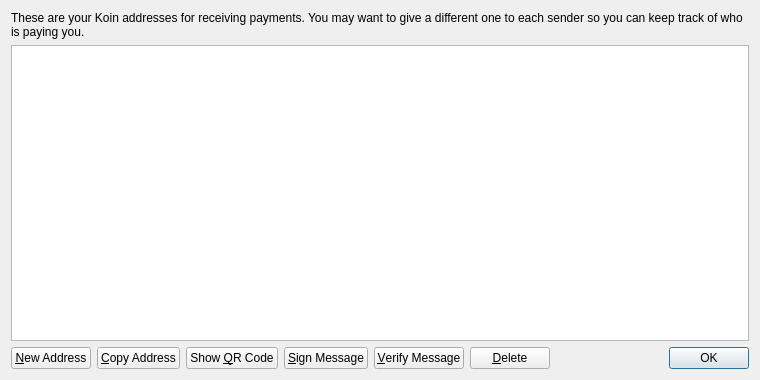
<?xml version="1.0" encoding="UTF-8"?>
<ui version="4.0">
 <class>AddressBookPage</class>
 <widget class="QWidget" name="AddressBookPage">
  <property name="geometry">
   <rect>
    <x>0</x>
    <y>0</y>
    <width>760</width>
    <height>380</height>
   </rect>
  </property>
  <property name="windowTitle">
   <string>Address Book</string>
  </property>
  <layout class="QVBoxLayout" name="verticalLayout">
   <item>
    <widget class="QLabel" name="labelExplanation">
     <property name="text">
      <string>These are your Koin addresses for receiving payments. You may want to give a different one to each sender so you can keep track of who is paying you.</string>
     </property>
     <property name="textFormat">
      <enum>Qt::PlainText</enum>
     </property>
     <property name="wordWrap">
      <bool>true</bool>
     </property>
    </widget>
   </item>
   <item>
    <widget class="QTableView" name="tableView">
     <property name="contextMenuPolicy">
      <enum>Qt::CustomContextMenu</enum>
     </property>
     <property name="toolTip">
      <string>Double-click to edit address or label</string>
     </property>
     <property name="tabKeyNavigation">
      <bool>false</bool>
     </property>
     <property name="alternatingRowColors">
      <bool>true</bool>
     </property>
     <property name="selectionMode">
      <enum>QAbstractItemView::SingleSelection</enum>
     </property>
     <property name="selectionBehavior">
      <enum>QAbstractItemView::SelectRows</enum>
     </property>
     <property name="sortingEnabled">
      <bool>true</bool>
     </property>
     <attribute name="verticalHeaderVisible">
      <bool>false</bool>
     </attribute>
    </widget>
   </item>
   <item>
    <layout class="QHBoxLayout" name="horizontalLayout">
     <item>
      <widget class="QPushButton" name="newAddressButton">
       <property name="toolTip">
        <string>Create a new address</string>
       </property>
       <property name="text">
        <string>&amp;New Address</string>
       </property>
       <property name="icon">
        <iconset resource="../bitcoin.qrc">
         <normaloff>:/icons/add</normaloff>:/icons/add</iconset>
       </property>
      </widget>
     </item>
     <item>
      <widget class="QPushButton" name="copyToClipboard">
       <property name="toolTip">
        <string>Copy the currently selected address to the system clipboard</string>
       </property>
       <property name="text">
        <string>&amp;Copy Address</string>
       </property>
       <property name="icon">
        <iconset resource="../bitcoin.qrc">
         <normaloff>:/icons/editcopy</normaloff>:/icons/editcopy</iconset>
       </property>
      </widget>
     </item>
     <item>
      <widget class="QPushButton" name="showQRCode">
       <property name="text">
        <string>Show &amp;QR Code</string>
       </property>
       <property name="icon">
        <iconset resource="../bitcoin.qrc">
         <normaloff>:/icons/qrcode</normaloff>:/icons/qrcode</iconset>
       </property>
      </widget>
     </item>
     <item>
      <widget class="QPushButton" name="signMessage">
       <property name="toolTip">
        <string>Sign a message to prove you own a Bitcoin address</string>
       </property>
       <property name="text">
        <string>&amp;Sign Message</string>
       </property>
       <property name="icon">
        <iconset resource="../bitcoin.qrc">
         <normaloff>:/icons/edit</normaloff>:/icons/edit</iconset>
       </property>
      </widget>
     </item>
     <item>
      <widget class="QPushButton" name="verifyMessage">
       <property name="toolTip">
        <string>Verify a message to ensure it was signed with a specified Bitcoin address</string>
       </property>
       <property name="text">
        <string>&amp;Verify Message</string>
       </property>
       <property name="icon">
        <iconset resource="../bitcoin.qrc">
         <normaloff>:/icons/transaction_0</normaloff>:/icons/transaction_0</iconset>
       </property>
      </widget>
     </item>
     <item>
      <widget class="QPushButton" name="deleteButton">
       <property name="toolTip">
        <string>Delete the currently selected address from the list. Only sending addresses can be deleted.</string>
       </property>
       <property name="text">
        <string>&amp;Delete</string>
       </property>
       <property name="icon">
        <iconset resource="../bitcoin.qrc">
         <normaloff>:/icons/remove</normaloff>:/icons/remove</iconset>
       </property>
      </widget>
     </item>
     <item>
      <spacer name="horizontalSpacer">
       <property name="orientation">
        <enum>Qt::Horizontal</enum>
       </property>
       <property name="sizeHint" stdset="0">
        <size>
         <width>40</width>
         <height>20</height>
        </size>
       </property>
      </spacer>
     </item>
     <item>
      <widget class="QDialogButtonBox" name="buttonBox">
       <property name="sizePolicy">
        <sizepolicy hsizetype="Maximum" vsizetype="Fixed">
         <horstretch>0</horstretch>
         <verstretch>0</verstretch>
        </sizepolicy>
       </property>
       <property name="standardButtons">
        <set>QDialogButtonBox::Ok</set>
       </property>
      </widget>
     </item>
    </layout>
   </item>
  </layout>
 </widget>
 <resources>
  <include location="../bitcoin.qrc"/>
 </resources>
 <connections/>
</ui>
